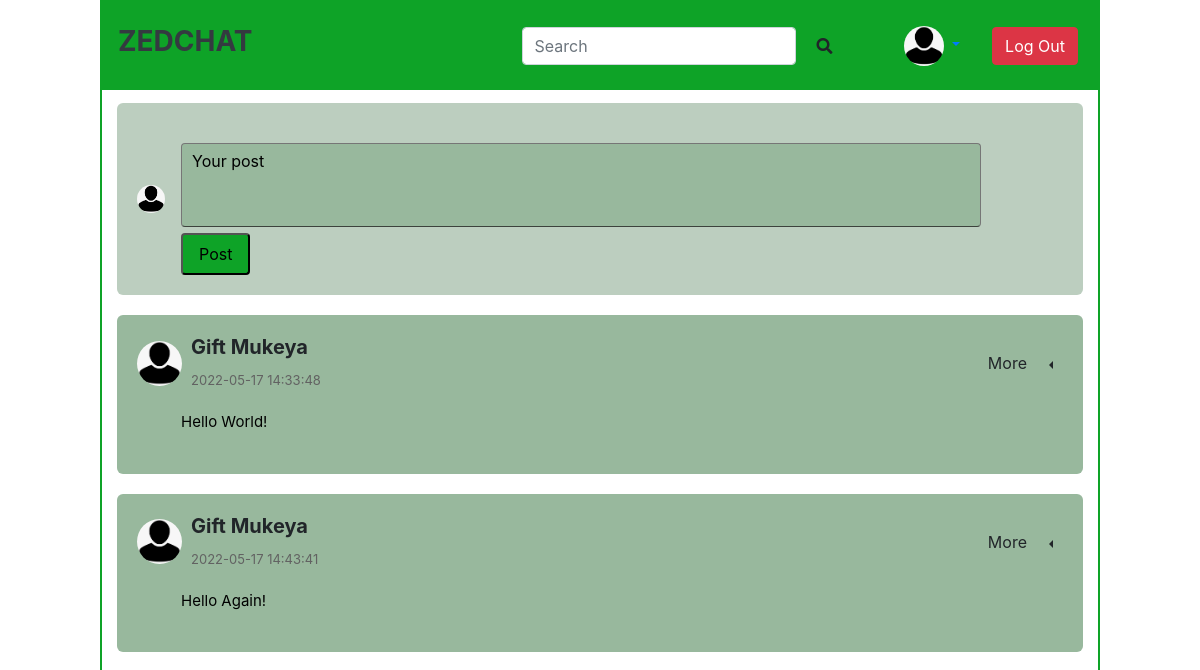
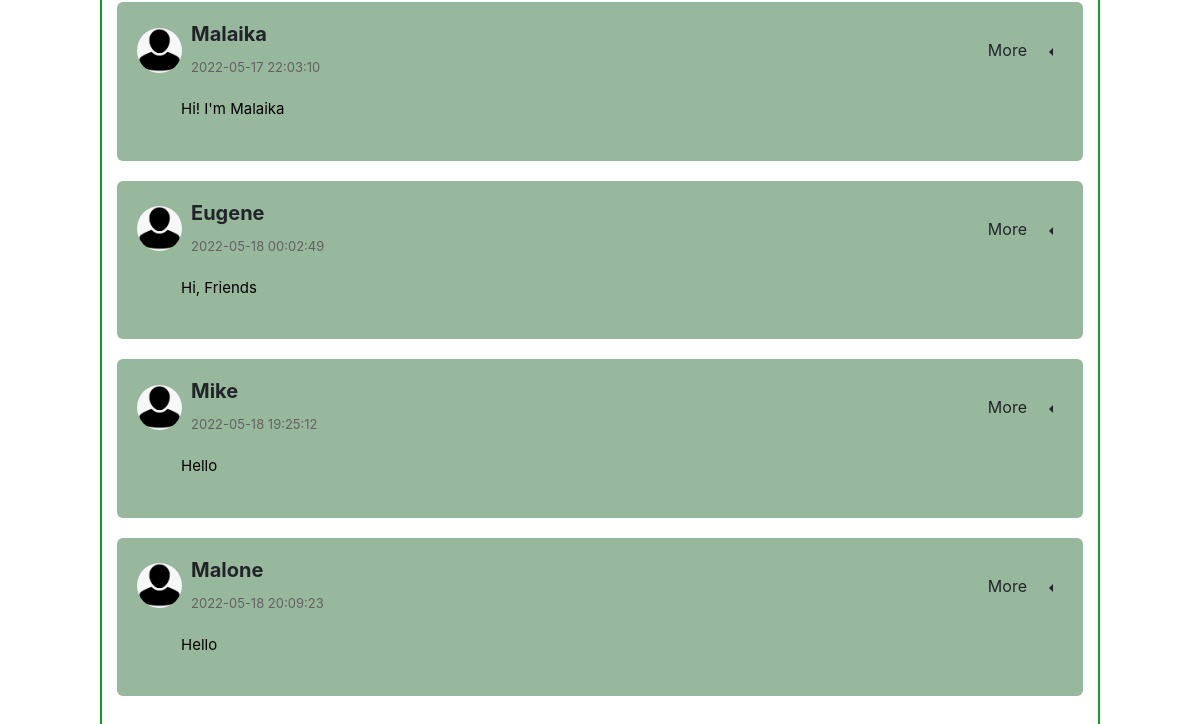
Before: /homepage (signed in) with the older database file (2 pictures, top to bottom).
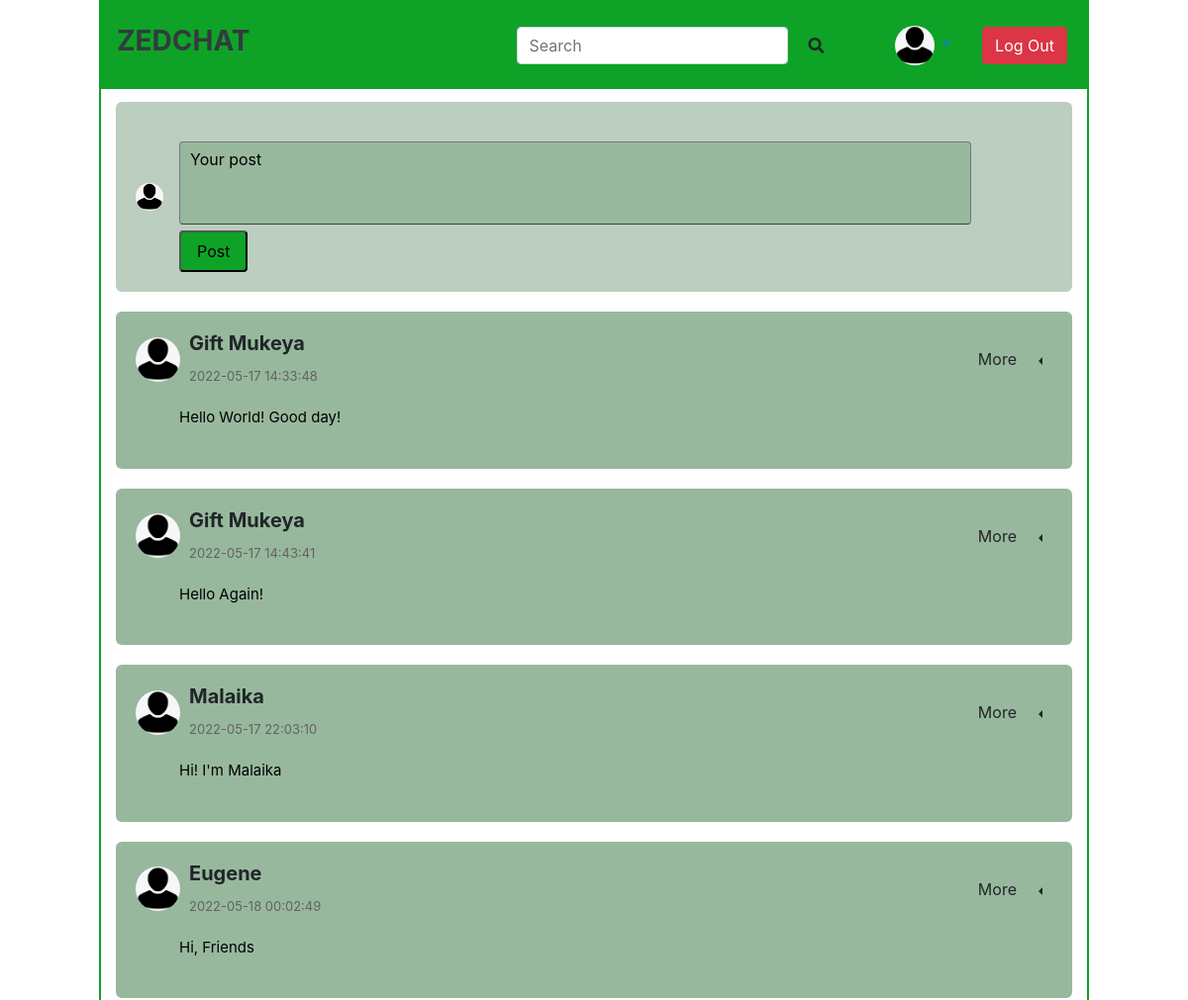
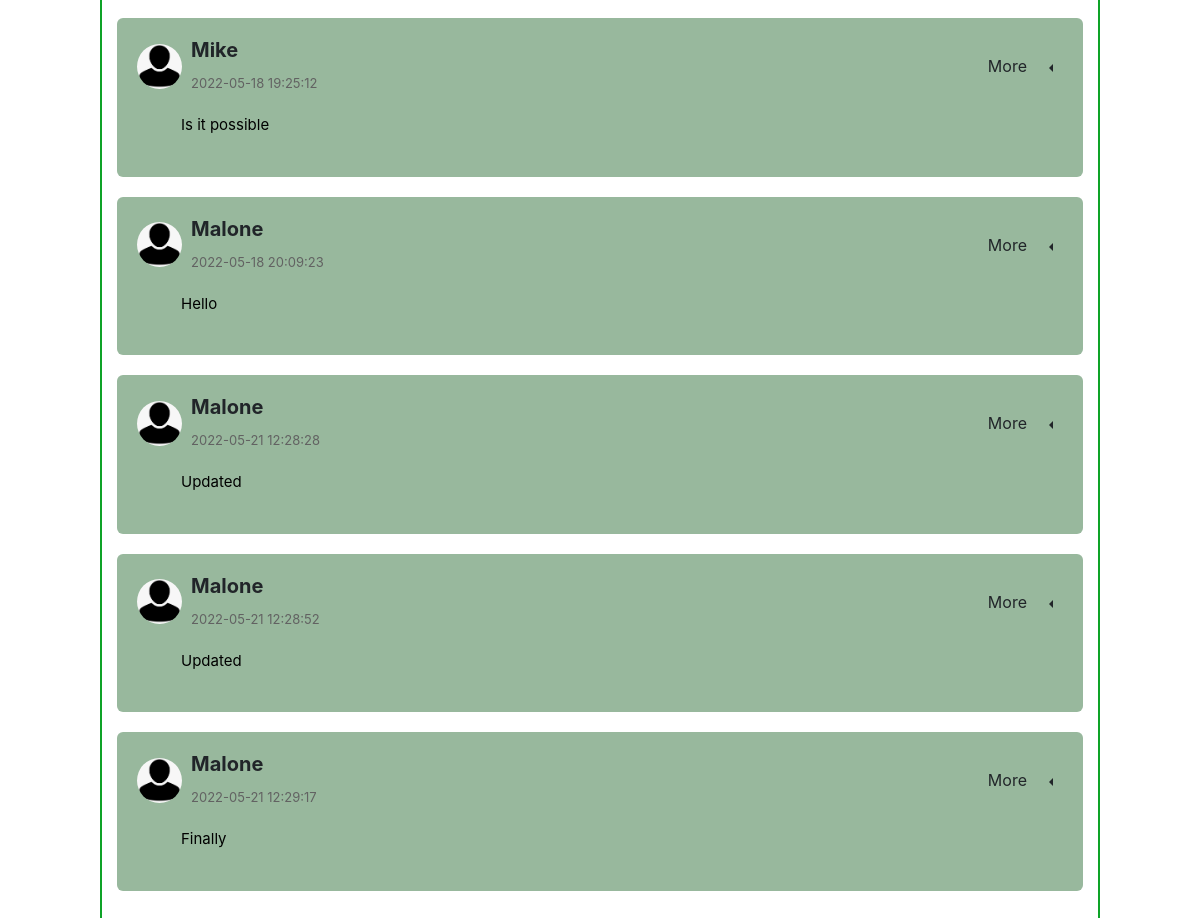
After: the same page with the newer database file (2 pictures, top to bottom).
### tables this page shows
CREATE TABLE "Posts" ("Id" INTEGER PRIMARY KEY AUTOINCREMENT, "UserId"	INTEGER, "Text"	TEXT, "DateTime"	TIMESTAMP DEFAULT CURRENT_TIMESTAMP);

CREATE TABLE "Users" ("Id" INTEGER PRIMARY KEY AUTOINCREMENT UNIQUE, "Name"	TEXT, "Bio"	TEXT, "Email" TEXT UNIQUE, "password" TEXT);

### app.py (the view)
@app.route("/homepage")
@login_required
def homepage():
    posts = db.get_all_posts()
    user = db.get_user_by_Id(current_user.id)[0]['Name']
    if (posts == None):
        posts = []
    return render_template('main.html', posts=posts, Id=current_user, user=user, title = "My feed")

### app.py (called while the page is built)
@login_manager.user_loader
def load_user(user_id):
    return User.get(user_id)

    @classmethod
    def get(cls,id):
       return User(id)

### database.py (called while the page is built)
    def execute_return_query(self, query_text, *parameters):
      conn = sqlite3.connect(self.filename)
      cur = conn.cursor()
      cur.execute(query_text, parameters)
      column_names = []
      for column in cur.description:
       column_names.append(column[0])
      rows = cur.fetchall()
      dicts = []
      for row in rows:
        d = dict(zip(column_names, row))
        dicts.append(d)
        conn.close()
      return dicts

    def get_user_by_Id(self,Id):
      return self.execute_return_query("SELECT * FROM Users WHERE Id = ?",Id)

    def get_all_posts(self):
        return self.execute_return_query("SELECT * FROM Posts Inner JOIN Users ON Posts.UserId = Users.Id;")

### templates/main.html (shortened to what this page needs)
{% extends 'index.html' %}
{% block content %}
<div class="container">
    <div class="main-content">
            <div class="write-post-container">
                <div class="user-profile">
                    <img src="{{url_for('static', filename='GiftM.jpg')}}" alt="Image" class="user-profile-img">
                 <form action="/create" method="POST">
                    <div class="post-input-container">
                        <textarea rows="3" placeholder="Your post" name="post-content"></textarea>
                        <div class="level-left">
                            <div class="level-item">
                                <button class="button-post float-left">Post</button>
                            </div>
                        </div>
                    </div>
                 </form>
                </div>
            </div>
        {% for post in posts %}
        <div class="post-container">
            <div class="post-row">
                <div class="user-profile">
                    <img src="{{url_for('static', filename='GiftM.jpg')}}" alt="Image">
                    <div class="pl-2">
                        <h5 class="mt-0 font-weight-bold">{{ post['Name'] }}</h5>
                    <span>{{ post['DateTime'] }}</span>
                    </div>
                </div>
                <div class="btn-group dropleft">
                    <button type="button" class="btn">More</button>
                    <button type="button" class="btn dropdown-toggle dropdown-toggle-split" data-toggle="dropdown" aria-haspopup="true" aria-expanded="false">
                    </button>
                  </div>
            </div>
            <div class="ml-4">
                <p class="post-text">
                {{ post['Text'] }}
            </p>
        </div>
        </div>
        {% endfor %}
    </div>
</div>
{% endblock %}

### templates/index.html (shortened to what this page needs)
<!DOCTYPE html>
<html>
<head>
    <link rel="stylesheet" href="{{ url_for('static', filename='css/links.css') }}">
    <link rel="stylesheet" href="https://cdn.jsdelivr.net/npm/bootstrap@4.5.3/dist/css/bootstrap.min.css">
    <link rel="stylesheet" href="https://use.fontawesome.com/releases/v5.8.1/css/all.css">
</head>
<body>
    <div class="main">
        <nav class="navbar navbar-expand-lg">
            <a class="navbar-brand text-dark" href="{{url_for('homepage')}}"><h3 class="font-weight-bold">ZEDCHAT</h3></a>
            <div class="collapse navbar-collapse" id="navbarSupportedContent">
              <form class="form-inline my-2 my-lg-0" action="/search" method="POST">
                <input class="form-control mr-sm-2" type="search" placeholder="Search" aria-label="Search" name="search_input">
                <button class="btn my-2 my-sm-0" type="submit"><i class="fas fa-search"></i></button>
              </form>
              <div class="usericon online nav-item dropdown">
                <div class="navbar-item nav-item dropdown">
                        <a class="nav-link dropdown-toggle" href="#" id="navbarDropdown" role="button" data-toggle="dropdown" aria-haspopup="true" aria-expanded="false">
                            <img src="{{url_for('static', filename='GiftM.jpg')}}" alt="Generic placeholder image">
                        </a>
                </div>
            </div>
              <a href="{{url_for('logout')}}">
                <button class="btn btn-danger my-2 my-sm-0 m-1" type="submit">Log Out</button>
              </a>
            </div>
          </nav>
        {% block content %}
        {% endblock %}
</body>
</html>

### static/css/links.css (style rules this page uses)
* { margin: 0; padding: 0; box-sizing: border-box; }
body { background: none; }
.main { position: relative; width: 100%; max-width: 1000px; min-height: 1000px; margin-right: auto; margin-left: auto; border: 2px solid #0ea327; }
nav { background: #0ea327; }
.navbar-item { flex-grow: 0; flex-shrink: 0; }
.navbar-item, .navbar-link { color: #4a4a4a; display: block; line-height: 1.5; padding: 0.5rem 0.75rem; position: relative; }
.button-post { background-color: #0ea327; cursor: pointer; justify-content: center; border-radius: 4px; padding-bottom: calc(0.5em - 1px); padding-left: 1em; padding-right: 1em; padding-top: calc(0.5em - 1px); }
.usericon a img { width: 40px; border-radius: 50%; cursor: pointer; }
.usericon { margin-left: 30px; }
.online { position: relative; }
.container { display: flex; justify-content: space-between; padding: 13px 5%; width: 100%; }
.main-content { flex-basis: 100%; width: 100%; }
.write-post-container { width: 100%; background-color: #bccebf; border-radius: 6px; padding: 20px; columns: #626262; }
.user-profile { display: flex; align-items: center; }
.user-profile-img { width: 28px!important; border-radius: 50%; margin-right: 1px; }
.user-profile img { width: 45px; border-radius: 50%; margin-right: 1px; }
.post-input-container { padding-left: 15px; padding-top: 20px; }
.post-input-container textarea { width: 800px; outline: 0; border-bottom: 1px solid rgba(56, 60, 56, 0.953); background: #98b89d; resize: none; border-radius: 4px; padding: 5px 10px; }
.post-container { width: 100%; background: #98b89d; border-radius: 6px; padding: 20px; margin: 20px 0; }
.user-profile span { font-size: 13px; color: #626262; }
.post-text { color: #000000; margin: 20px; font-size: 15px; }
.post-row { display: flex; align-items: center; justify-content: space-between; }
::placeholder { color: black; }

Changed rows visible on the page:
changed Posts: Text "Hello World!" → "Hello World! Good day!"
changed Posts "Mike": Text "Hello" → "Is it possible"
added Posts: Name "Malone", DateTime "2022-05-21 12:28:28", Text "Updated"
added Posts: Name "Malone", DateTime "2022-05-21 12:28:52", Text "Updated"
added Posts: Name "Malone", DateTime "2022-05-21 12:29:17", Text "Finally"
